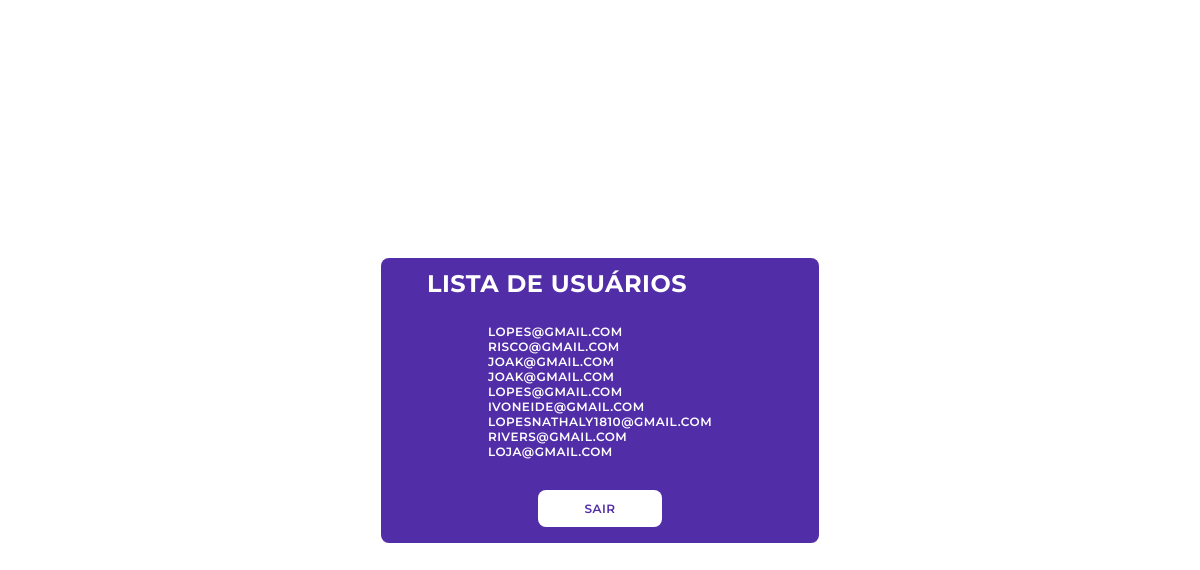
Page /dash (signed in) on the earlier database version.
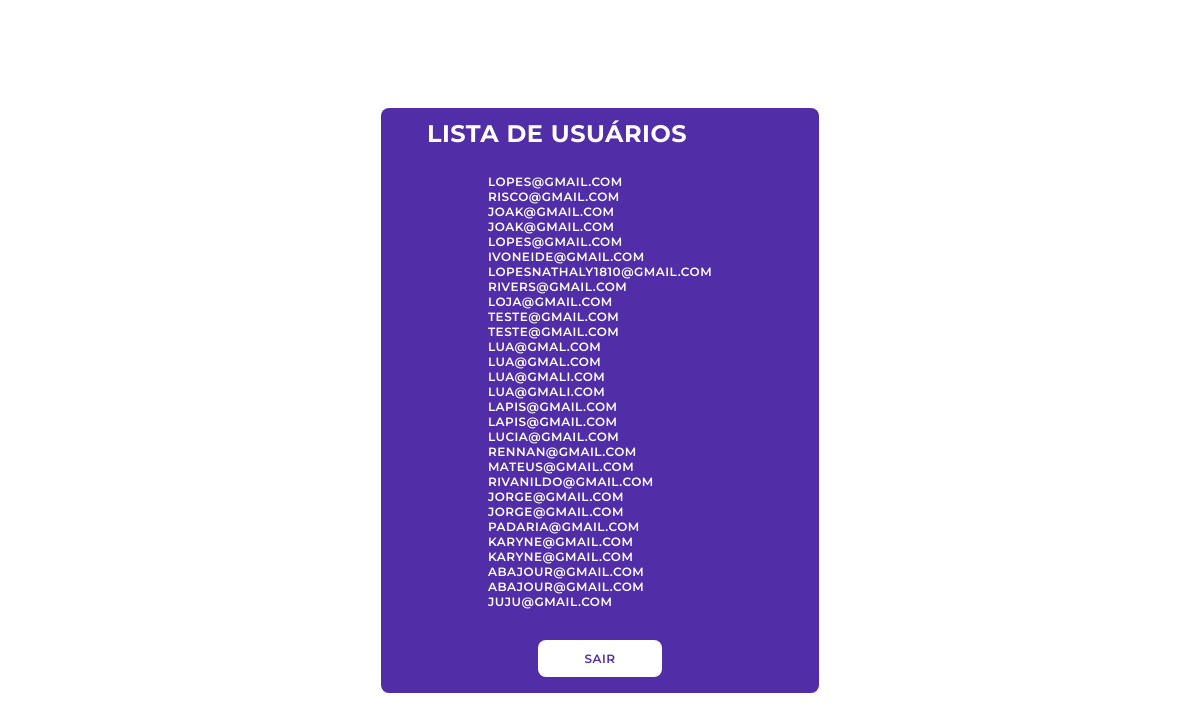
Same page on the later database version.
### tables this page shows
CREATE TABLE usuarios (
    id INTEGER PRIMARY KEY AUTOINCREMENT,
    email TEXT NOT NULL,
    senha TEXT NOT NULL
);

### app.py (the view)
@app.route('/dash')
@login_required
def dash():
    usuarios = User.get_all()
    return render_template('dash.html', usuarios=usuarios)

### app.py (called while the page is built)
@login_manager.user_loader
def load_user(user_id):
    return User.get(user_id)

### models.py (called while the page is built)
def obter_conexao():
    conn = sqlite3.connect(BANCO)
    conn.row_factory = sqlite3.Row
    return conn

    @classmethod
    def get(cls, id):
        conexao = obter_conexao()
        SELECT = 'SELECT * FROM usuarios WHERE id=?'
        dados = conexao.execute(SELECT, (id,)).fetchone()
        user = User(dados['email'], dados['senha'])
        user.id = dados['id']
        return user

    @classmethod
    def get_all(cls):
        conexao = obter_conexao()
        SELECT = 'SELECT * FROM usuarios'
        dados = conexao.execute(SELECT).fetchall()
        return [dict(dado) for dado in dados]

### templates/dash.html (shortened to what this page needs)
<!DOCTYPE html>
<html lang="en">
<head>
    <link rel="stylesheet" href="static/css/layout.css">
</head>
<body>
    <div class="users-list">
        <h1>Lista de Usuários</h1>
        <div class="users-list">
            {% for usuario in usuarios %}
                <p>{{usuario['email']}}</p>
            {% endfor %}
        </div>
        <form action="{{url_for('logout')}}" method="post">
            <div class="button">
                <button>Sair</button>
            </div>
        </form>
    </div>
</body>
</html>

### static/css/layout.css (style rules this page uses)
* { padding: 0; margin: 0; box-sizing: border-box; font-family: 'Montserrat', sans-serif; }
body { display: flex; align-items: center; justify-content: center; height: 100vh; }
.users-list, .rotas button { background-color: #512da8; color: #fff; font-size: 12px; padding: 10px 45px; border: 1px solid transparent; border-radius: 8px; font-weight: 600; letter-spacing: 0.5px; text-transform: uppercase; margin: 15px; cursor: pointer; }
.button { display: flex; width: 100%; margin-top: 10px; justify-content: center; align-items: center; }
.users-list .button button { background-color: #fff; color: #512da8 ; font-size: 12px; padding: 10px 45px; border: 1px solid transparent; border-radius: 8px; font-weight: 600; letter-spacing: 0.5px; text-transform: uppercase; margin: 5px; cursor: pointer; }

Differences in the rows shown:
added usuarios: email "TESTE@GMAIL.COM"
added usuarios: email "TESTE@GMAIL.COM"
added usuarios: email "LUA@GMAL.COM"
added usuarios: email "LUA@GMAL.COM"
added usuarios: email "LUA@GMALI.COM"
added usuarios: email "LUA@GMALI.COM"
added usuarios: email "LAPIS@GMAIL.COM"
added usuarios: email "LAPIS@GMAIL.COM"
added usuarios: email "LUCIA@GMAIL.COM"
added usuarios: email "RENNAN@GMAIL.COM"
added usuarios: email "MATEUS@GMAIL.COM"
added usuarios: email "RIVANILDO@GMAIL.COM"
added usuarios: email "JORGE@GMAIL.COM"
added usuarios: email "JORGE@GMAIL.COM"
added usuarios: email "PADARIA@GMAIL.COM"
added usuarios: email "KARYNE@GMAIL.COM"
added usuarios: email "KARYNE@GMAIL.COM"
added usuarios: email "ABAJOUR@GMAIL.COM"
added usuarios: email "ABAJOUR@GMAIL.COM"
added usuarios: email "JUJU@GMAIL.COM"
